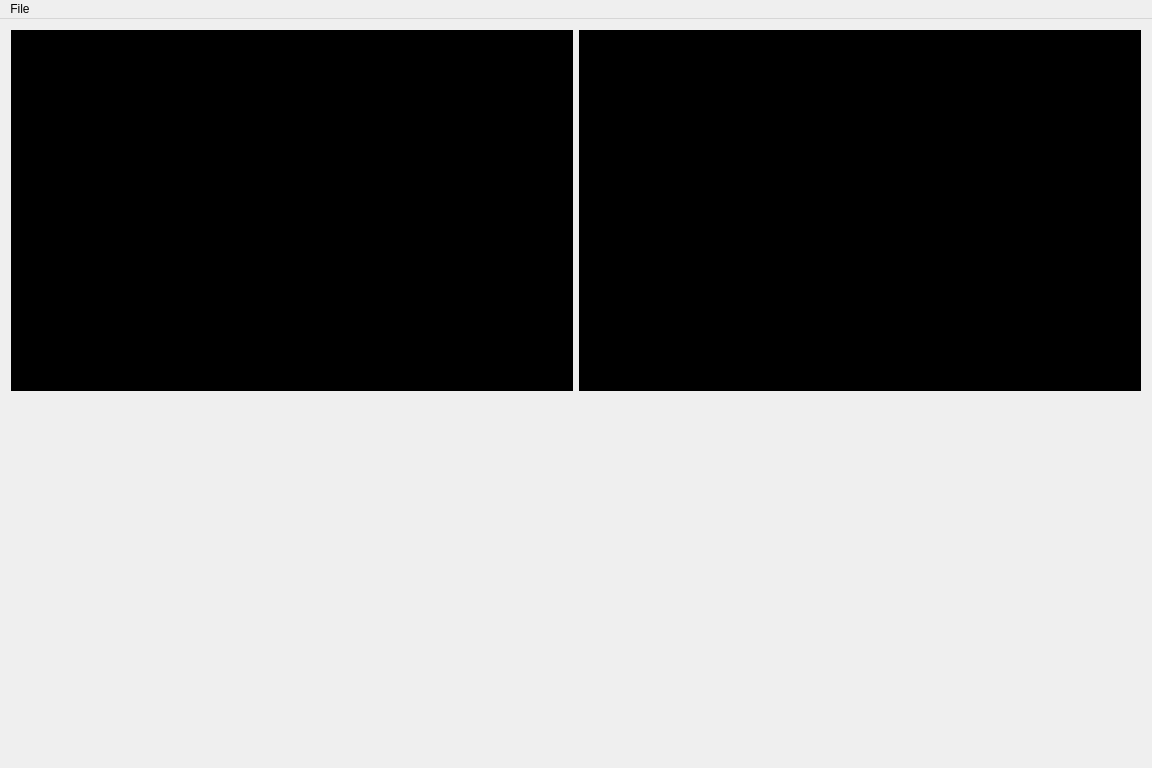
<?xml version="1.0" encoding="UTF-8"?>
<ui version="4.0">
 <class>CodecComparisonWindow</class>
 <widget class="QMainWindow" name="CodecComparisonWindow">
  <property name="geometry">
   <rect>
    <x>0</x>
    <y>0</y>
    <width>1152</width>
    <height>768</height>
   </rect>
  </property>
  <property name="windowTitle">
   <string>CodecComparisonWindow</string>
  </property>
  <widget class="QWidget" name="centralWidget">
   <layout class="QVBoxLayout" name="verticalLayout_2">
    <item>
     <layout class="QVBoxLayout" name="verticalLayout">
      <item>
       <layout class="QHBoxLayout" name="horizontalLayout">
        <item>
         <widget class="VlcWidgetVideo" name="rawVideo" native="true">
          <property name="styleSheet">
           <string notr="true">Background-color: #000;</string>
          </property>
         </widget>
        </item>
        <item>
         <widget class="VlcWidgetVideo" name="encodedVideo" native="true">
          <property name="styleSheet">
           <string notr="true">Background-color: #000;</string>
          </property>
         </widget>
        </item>
       </layout>
      </item>
      <item>
       <widget class="QWidget" name="widget" native="true"/>
      </item>
     </layout>
    </item>
   </layout>
  </widget>
  <widget class="QMenuBar" name="menuBar">
   <property name="geometry">
    <rect>
     <x>0</x>
     <y>0</y>
     <width>1152</width>
     <height>19</height>
    </rect>
   </property>
   <widget class="QMenu" name="menuFile">
    <property name="title">
     <string>File</string>
    </property>
    <addaction name="actionOpen_file"/>
    <addaction name="actionOpen_camera"/>
   </widget>
   <addaction name="menuFile"/>
  </widget>
  <action name="actionOpen_file">
   <property name="text">
    <string>Open file...</string>
   </property>
  </action>
  <action name="actionOpen_camera">
   <property name="text">
    <string>Get camera input</string>
   </property>
  </action>
 </widget>
 <layoutdefault spacing="6" margin="11"/>
 <customwidgets>
  <customwidget>
   <class>VlcWidgetVideo</class>
   <extends>QWidget</extends>
   <header location="global">VLCQtWidgets/WidgetVideo.h</header>
   <container>1</container>
   <slots>
    <signal>fullscreen()</signal>
    <slot>toggleFullscreen()</slot>
   </slots>
  </customwidget>
 </customwidgets>
 <resources/>
 <connections/>
</ui>
